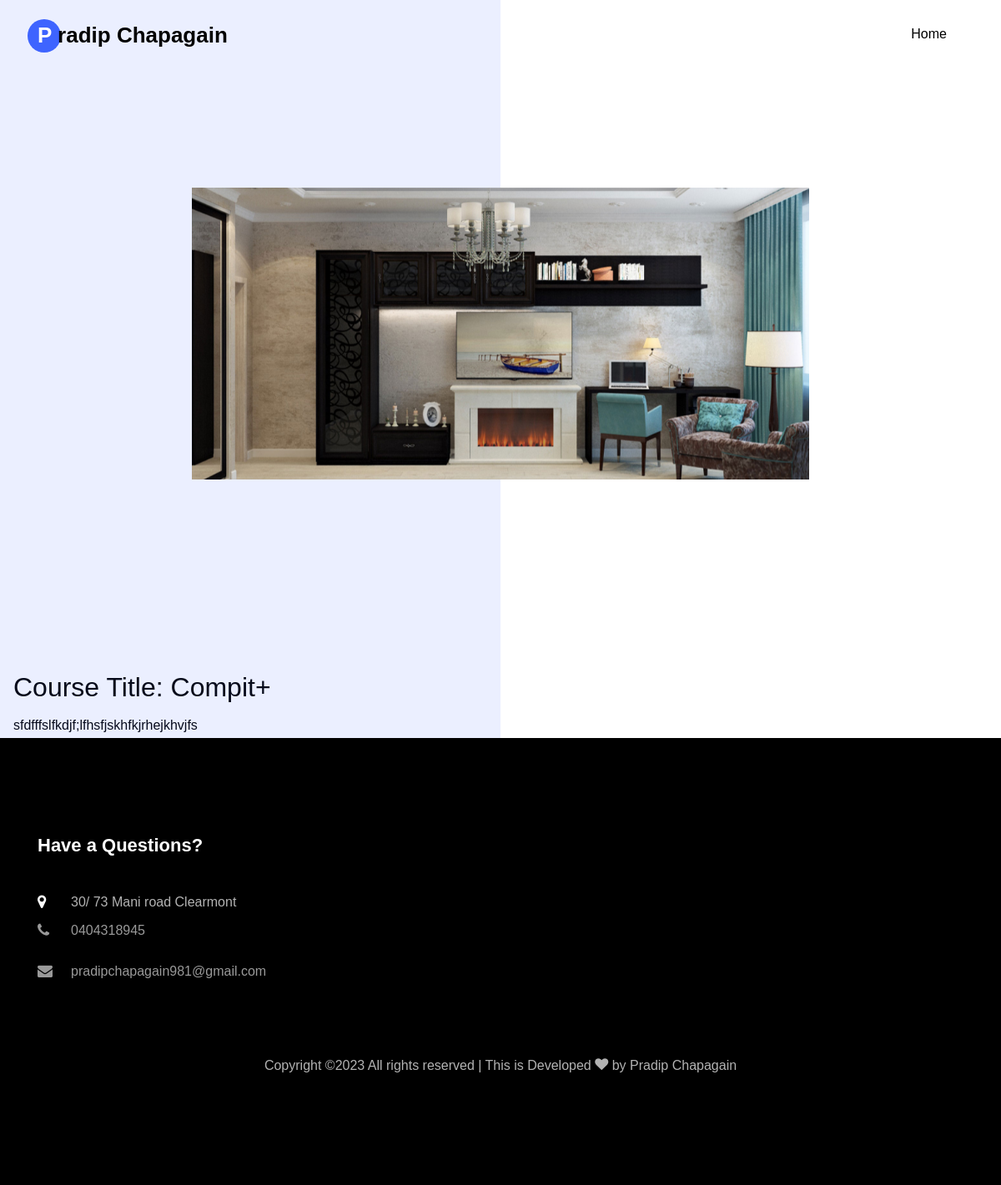
/certificate/2, run on the app's committed database.
### Portfolio/models.py (models this page shows, shortened)
class Certification(models.Model):
    name = models.CharField(max_length=200)
    title = models.CharField(max_length=200)
    description = models.TextField()
    image = models.ImageField(upload_to='pics')  # Make sure to configure your MEDIA_ROOT and MEDIA_URL settings

### Portfolio/views.py (the view)
# urls.py: path('certificate/<int:id>', views.certificate, name='certificate'),
def certificate(request, id ):
    certificate = Certification.objects.get(pk=id)
    return render(request, 'certificate.html', {'certificate': certificate})

### templates/certificate.html
{% extends "test.html" %}
{% block header %}
<div class="project img ftco-animate d-flex justify-content-center align-items-center" style=" background-image:url({{ certificate.image.url }}) ; ">
</div>
{% endblock %}
{% block content %}
<div class="text pl-3">
     <h2>Course Title: {{ certificate.name }}</h2>
    <span class="position" style="color: black ;">{{ certificate.description  }}</span>
 </div>
{% endblock %}

### templates/test.html (style rules this page uses)
body { font-family: Arial, sans-serif; margin: 0; padding: 0; }

### data on the page
Certification: image (picture), name "Compit+", description "sfdfffslfkdjf;lfhsfjskhfkjrhejkhvjfs"
